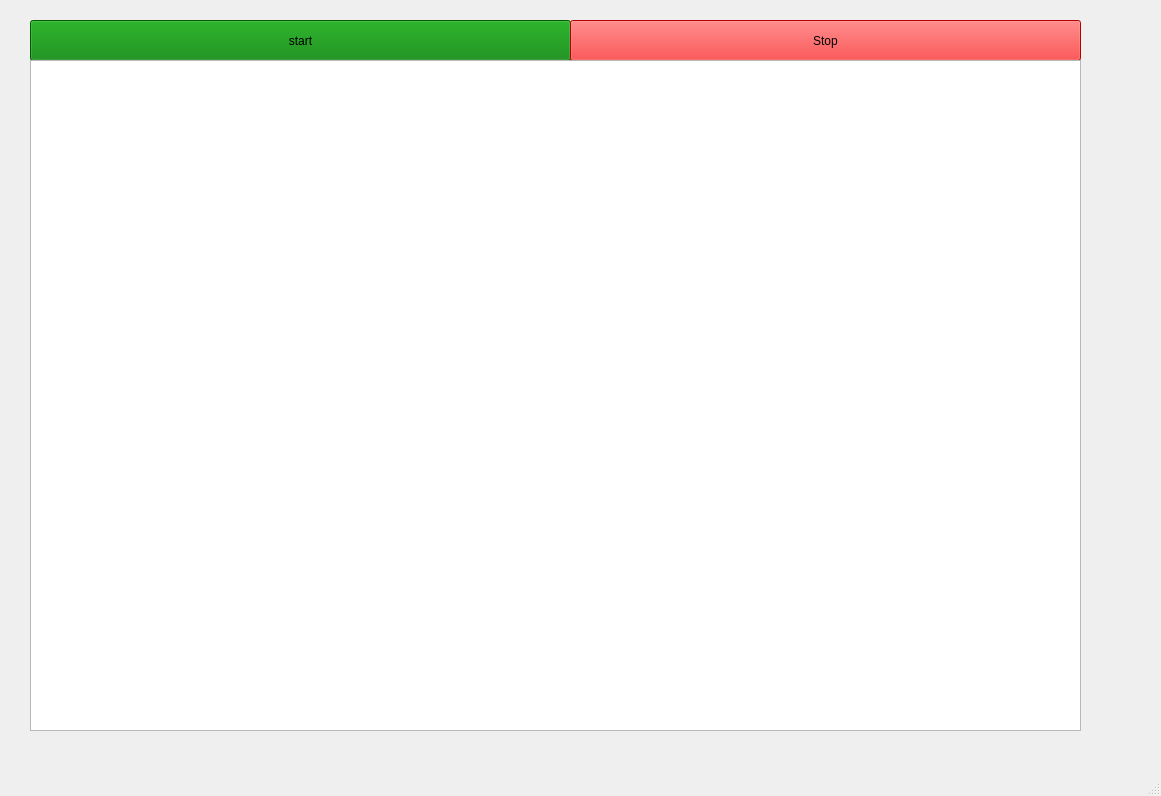
<?xml version="1.0" encoding="UTF-8"?>
<ui version="4.0">
 <class>MainWindow</class>
 <widget class="QMainWindow" name="MainWindow">
  <property name="geometry">
   <rect>
    <x>0</x>
    <y>0</y>
    <width>1161</width>
    <height>796</height>
   </rect>
  </property>
  <property name="windowTitle">
   <string>MainWindow</string>
  </property>
  <widget class="QWidget" name="centralwidget">
   <widget class="QPushButton" name="start">
    <property name="geometry">
     <rect>
      <x>30</x>
      <y>20</y>
      <width>541</width>
      <height>41</height>
     </rect>
    </property>
    <property name="styleSheet">
     <string notr="true">background-color: rgb(0, 128, 0);</string>
    </property>
    <property name="text">
     <string>start</string>
    </property>
   </widget>
   <widget class="QPushButton" name="stop">
    <property name="geometry">
     <rect>
      <x>570</x>
      <y>20</y>
      <width>511</width>
      <height>41</height>
     </rect>
    </property>
    <property name="styleSheet">
     <string notr="true">background-color: rgb(255, 0, 0);</string>
    </property>
    <property name="text">
     <string>Stop</string>
    </property>
   </widget>
   <widget class="QGraphicsView" name="graphicsView">
    <property name="geometry">
     <rect>
      <x>30</x>
      <y>60</y>
      <width>1051</width>
      <height>671</height>
     </rect>
    </property>
   </widget>
  </widget>
  <widget class="QMenuBar" name="menubar">
   <property name="geometry">
    <rect>
     <x>0</x>
     <y>0</y>
     <width>1161</width>
     <height>22</height>
    </rect>
   </property>
  </widget>
  <widget class="QStatusBar" name="statusbar"/>
 </widget>
 <resources/>
 <connections/>
</ui>
